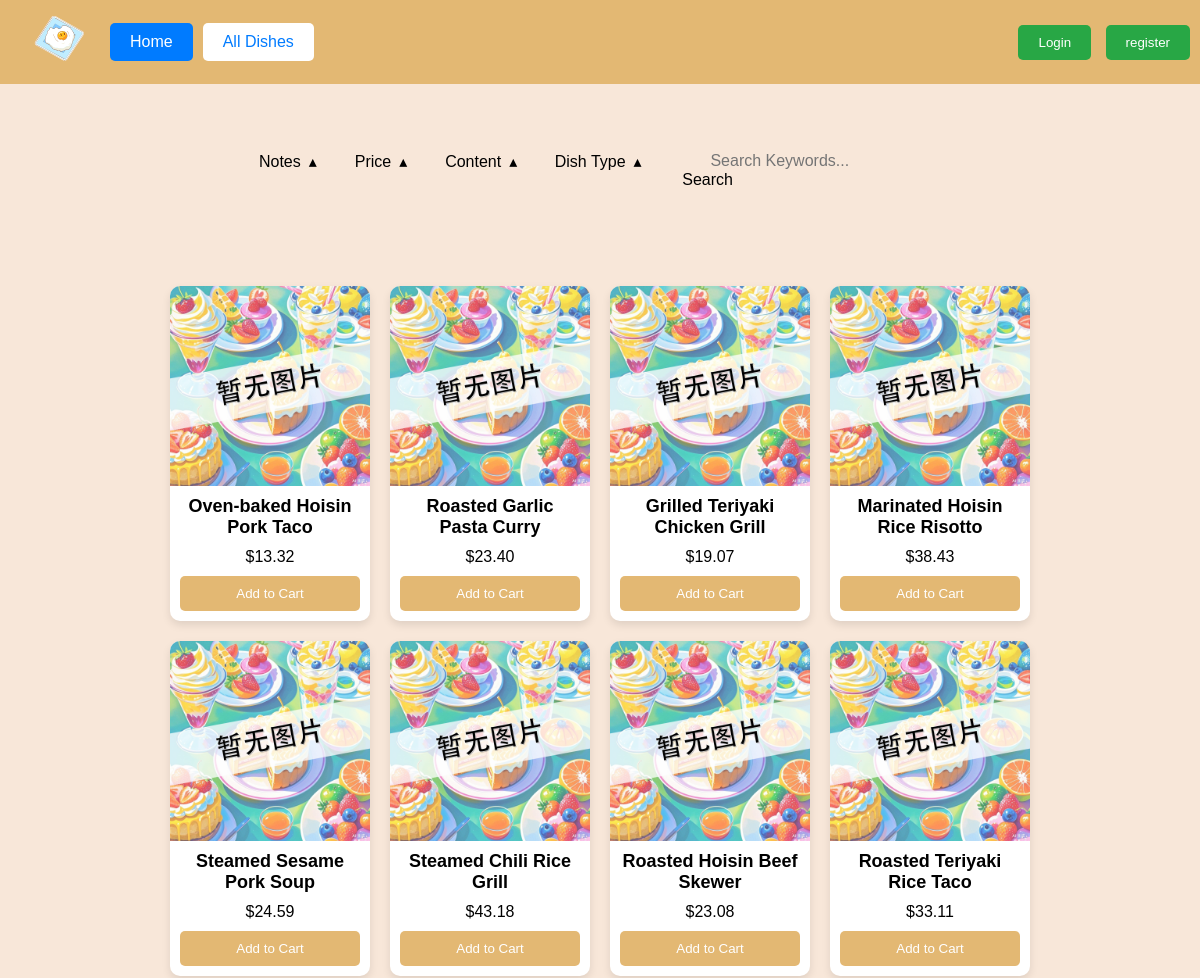
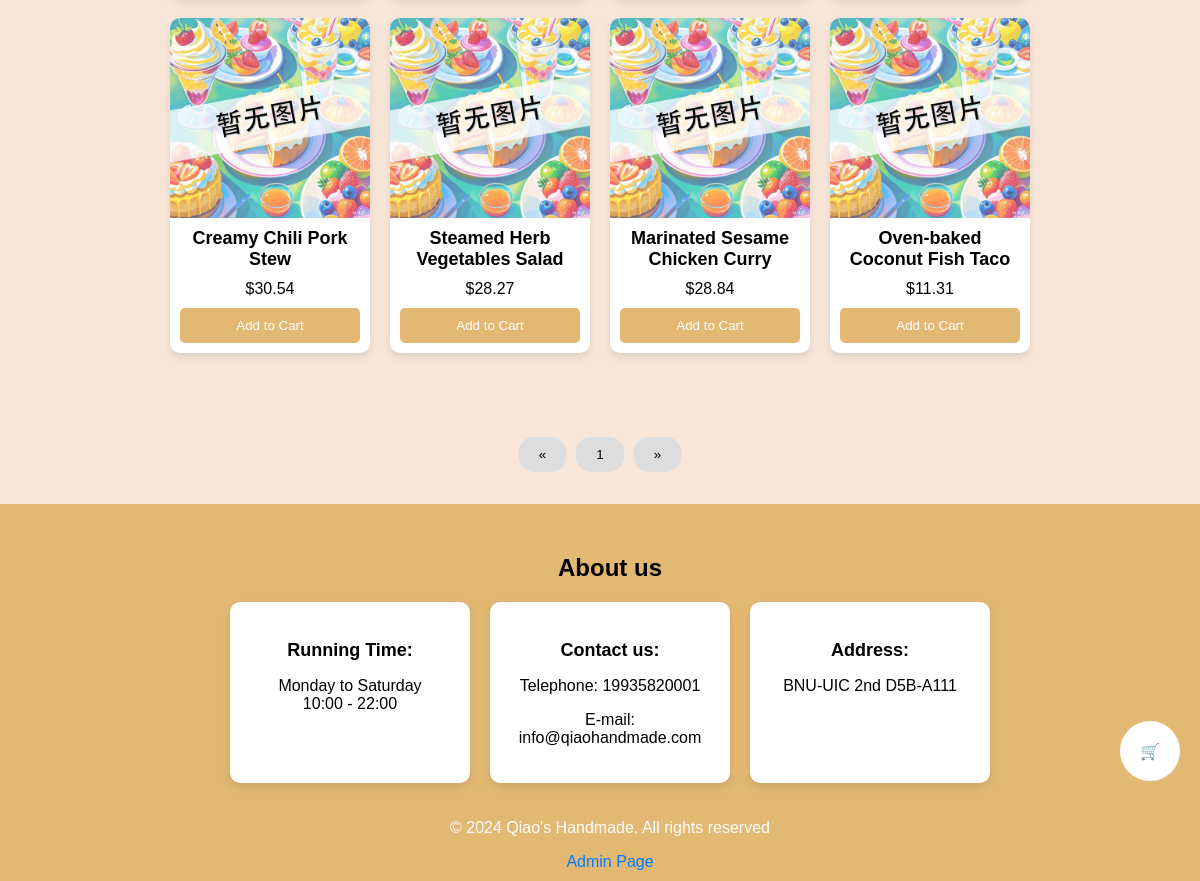
The app's page /menu.php, older data (2 pictures, top to bottom).
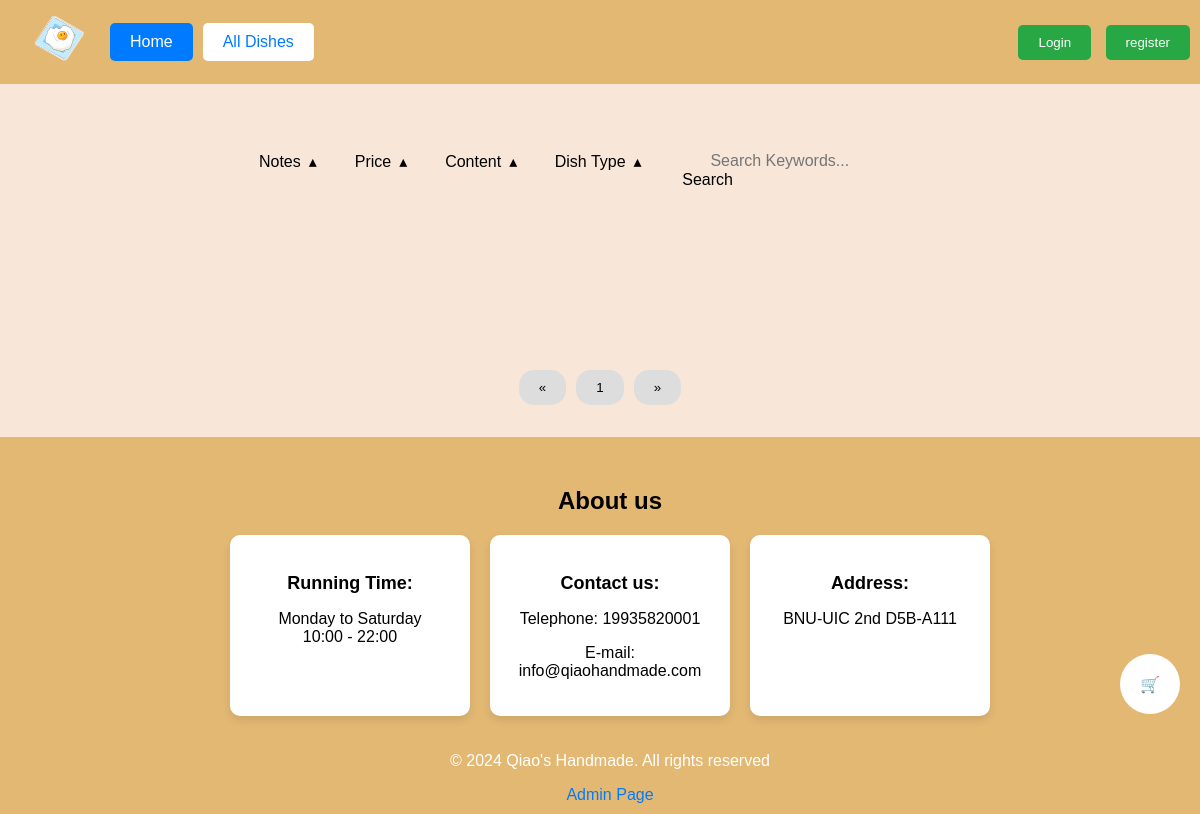
The same page, newer data.
### tables this page shows
CREATE TABLE IF NOT EXISTS `menu` (
  `dish_id` int NOT NULL AUTO_INCREMENT,
  `dish_name` varchar(100) NOT NULL,
  `ingredient` text,
  `description` text,
  `type` varchar(50) DEFAULT NULL,
  `price` decimal(10,2) NOT NULL,
  `amount` int NOT NULL,
  `note` text,
  `image` longblob,
  PRIMARY KEY (`dish_id`)
);

### menu.php (the view, shortened to what the changed rows need)
<!DOCTYPE html>
<html lang="zh">
<head>
    <link rel="stylesheet" type="text/css" href="styles.css">
</head>
<body>
<?php
include 'connectdb.php';
$dishesPerPage = 12;
$page = isset($_GET['page']) ? (int)$_GET['page'] : 1;
$offset = ($page - 1) * $dishesPerPage;
$sql = "SELECT * FROM menu";
$sql .= " LIMIT :offset, :limit";
$stmt = $conn->prepare($sql);
$stmt->bindValue(':offset', $offset, PDO::PARAM_INT);
$stmt->bindValue(':limit', $dishesPerPage, PDO::PARAM_INT);
$stmt->execute();
$dishes = $stmt->fetchAll(PDO::FETCH_ASSOC);
?>
<header>
    <div class="logo-container">
    </div>
    <div>
    </div>
</header>
<div class="reserved_area" style="height: 32px;"></div>
<div class="selector-outside">
    <div class="selector-container">
    </div>
</div>
<section class="recommended-dishes" style="margin-top: 0;">
    <section class="dishes-display">
            <div class="dishes-container" style="margin-left: 3%; margin-right: 3%;">
                <?php foreach ($dishes as $dish): ?>
                    <div class="dish">
                        <?php if ($dish['image']): ?>
                            <img
                                 alt="<?php echo htmlspecialchars($dish['dish_name']); ?>"
                                 loading="lazy"
                                 oncontextmenu="return false"
                                 onselectstart="return false"
                                 ondragstart="return false"
                                 onbeforecopy="return false"
                                 oncopy="document.selection.empty()"
                                 onselect="document.selection.empty()">
                        <?php else: ?>
                            <img src="./nodish.jpg"
                                 alt="No Image Available"
                                 loading="lazy"
                                 oncontextmenu="return false"
                                 onselectstart="return false"
                                 ondragstart="return false"
                                 onbeforecopy="return false"
                                 oncopy="document.selection.empty()"
                                 onselect="document.selection.empty()">
                        <?php endif; ?>
                        <div class="dish-info">
                            <div class="name"><?php echo $dish['dish_name']; ?></div>
                            <div class="price"><?php echo '$' . $dish['price']; ?></div>
                            <button class="add-to-cart-button" id="add-to-cart_<?php echo $dish['dish_id']; ?>">Add to Cart</button>
                        </div>
                    </div>
                <?php endforeach; ?>
            </div>
    </section>
</section>
<section class="page-navigation">
    <div class="pagination">
    </div>
</section>
<div class="reserved_area" style="height: 32px;"></div>
<footer>
    <section class="other-information" style="color: #000000;">
        <h2>About us</h2>
    </section>
    <div class="footer-content">
    </div>
</footer>
<div id="cart-float" onclick="openCart()" >
    🛒
</div>
</body>
</html>

Row changes from the older to the newer data that the page shows:
removed menu: dish_name "Oven-baked Hoisin Pork Taco", price "13.32"
removed menu: dish_name "Roasted Garlic Pasta Curry", price "23.40"
removed menu: dish_name "Grilled Teriyaki Chicken Grill", price "19.07"
removed menu: dish_name "Marinated Hoisin Rice Risotto", price "38.43"
removed menu: dish_name "Steamed Sesame Pork Soup", price "24.59"
removed menu: dish_name "Steamed Chili Rice Grill", price "43.18"
removed menu: dish_name "Roasted Hoisin Beef Skewer", price "23.08"
removed menu: dish_name "Roasted Teriyaki Rice Taco", price "33.11"
removed menu: dish_name "Creamy Chili Pork Stew", price "30.54"
removed menu: dish_name "Steamed Herb Vegetables Salad", price "28.27"
removed menu: dish_name "Marinated Sesame Chicken Curry", price "28.84"
removed menu: dish_name "Oven-baked Coconut Fish Taco", price "11.31"
